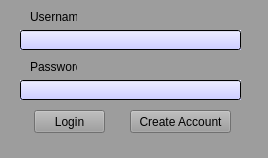
<?xml version="1.0" encoding="UTF-8"?>
<ui version="4.0">
 <class>login_widget</class>
 <widget class="QWidget" name="login_widget">
  <property name="geometry">
   <rect>
    <x>0</x>
    <y>0</y>
    <width>268</width>
    <height>158</height>
   </rect>
  </property>
  <property name="windowTitle">
   <string>Form</string>
  </property>
  <property name="styleSheet">
   <string notr="true">background: rgb(157, 157, 157)</string>
  </property>
  <widget class="QLineEdit" name="password_lineEdit_2">
   <property name="geometry">
    <rect>
     <x>20</x>
     <y>80</y>
     <width>221</width>
     <height>20</height>
    </rect>
   </property>
   <property name="font">
    <font>
     <family>Constantia</family>
     <pointsize>10</pointsize>
    </font>
   </property>
   <property name="styleSheet">
    <string notr="true">background: QLinearGradient(x1: 0, y1: 0, x2: 0, y2: 1, stop: 0 #eef, stop: 1 #ccf);</string>
   </property>
   <property name="clearButtonEnabled">
    <bool>false</bool>
   </property>
  </widget>
  <widget class="QPushButton" name="login_button">
   <property name="geometry">
    <rect>
     <x>34</x>
     <y>110</y>
     <width>71</width>
     <height>23</height>
    </rect>
   </property>
   <property name="text">
    <string>Login</string>
   </property>
  </widget>
  <widget class="QLineEdit" name="username_lineEdit">
   <property name="geometry">
    <rect>
     <x>20</x>
     <y>30</y>
     <width>221</width>
     <height>20</height>
    </rect>
   </property>
   <property name="font">
    <font>
     <family>Constantia</family>
     <pointsize>10</pointsize>
    </font>
   </property>
   <property name="styleSheet">
    <string notr="true">background: QLinearGradient(x1: 0, y1: 0, x2: 0, y2: 1, stop: 0 #eef, stop: 1 #ccf);</string>
   </property>
   <property name="clearButtonEnabled">
    <bool>false</bool>
   </property>
  </widget>
  <widget class="QLabel" name="username_label">
   <property name="geometry">
    <rect>
     <x>30</x>
     <y>10</y>
     <width>47</width>
     <height>13</height>
    </rect>
   </property>
   <property name="text">
    <string>Username</string>
   </property>
  </widget>
  <widget class="QPushButton" name="create_account_button">
   <property name="geometry">
    <rect>
     <x>130</x>
     <y>110</y>
     <width>101</width>
     <height>23</height>
    </rect>
   </property>
   <property name="text">
    <string>Create Account</string>
   </property>
  </widget>
  <widget class="QLabel" name="password_label">
   <property name="geometry">
    <rect>
     <x>30</x>
     <y>60</y>
     <width>47</width>
     <height>13</height>
    </rect>
   </property>
   <property name="text">
    <string>Password</string>
   </property>
  </widget>
 </widget>
 <resources/>
 <connections/>
</ui>
